Frame 1 (no input): blank canvas, image omitted
Frame 60 (the mouse pressed at the canvas centre just before this capture): blank canvas, image omitted
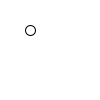
Frame 120 (the mouse held since frame 60 and released just before this capture)

The Processing sketch whose frames 1 and 60 were blank and that drew this single picture after the mouse press (run headless with seeded random() and noise(); from frame 60 on, the mouse is pressed at the canvas centre):

// Processing sketch: processing_139992
// ── processing_139992.pde

void setup() {
}

float x;
float y;

void draw() {
  background(255);
  x=x+ (mouseX-x)-20;   //follow
  y=y+ (mouseY-y)-20;
  ellipse(x, y, 10, 10);
}
